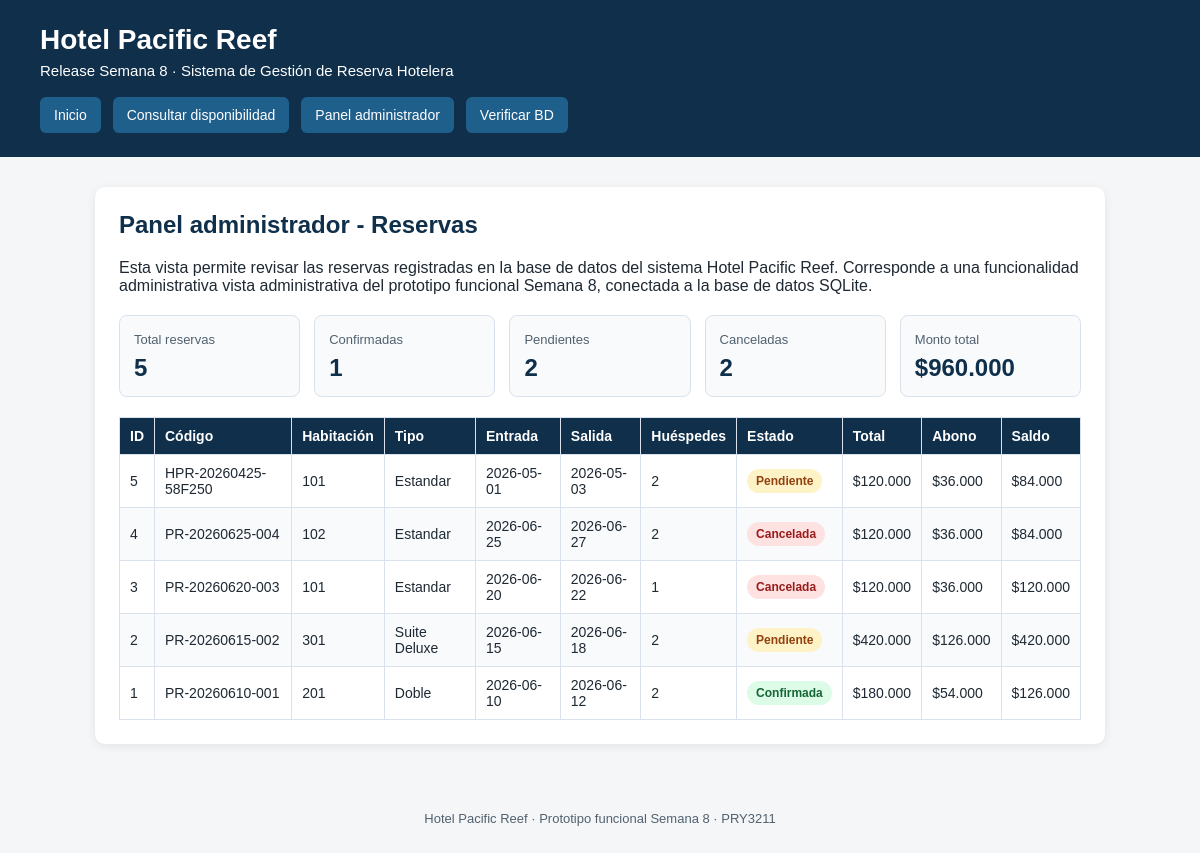
/admin/reservas, run on an earlier commit of the app's database.
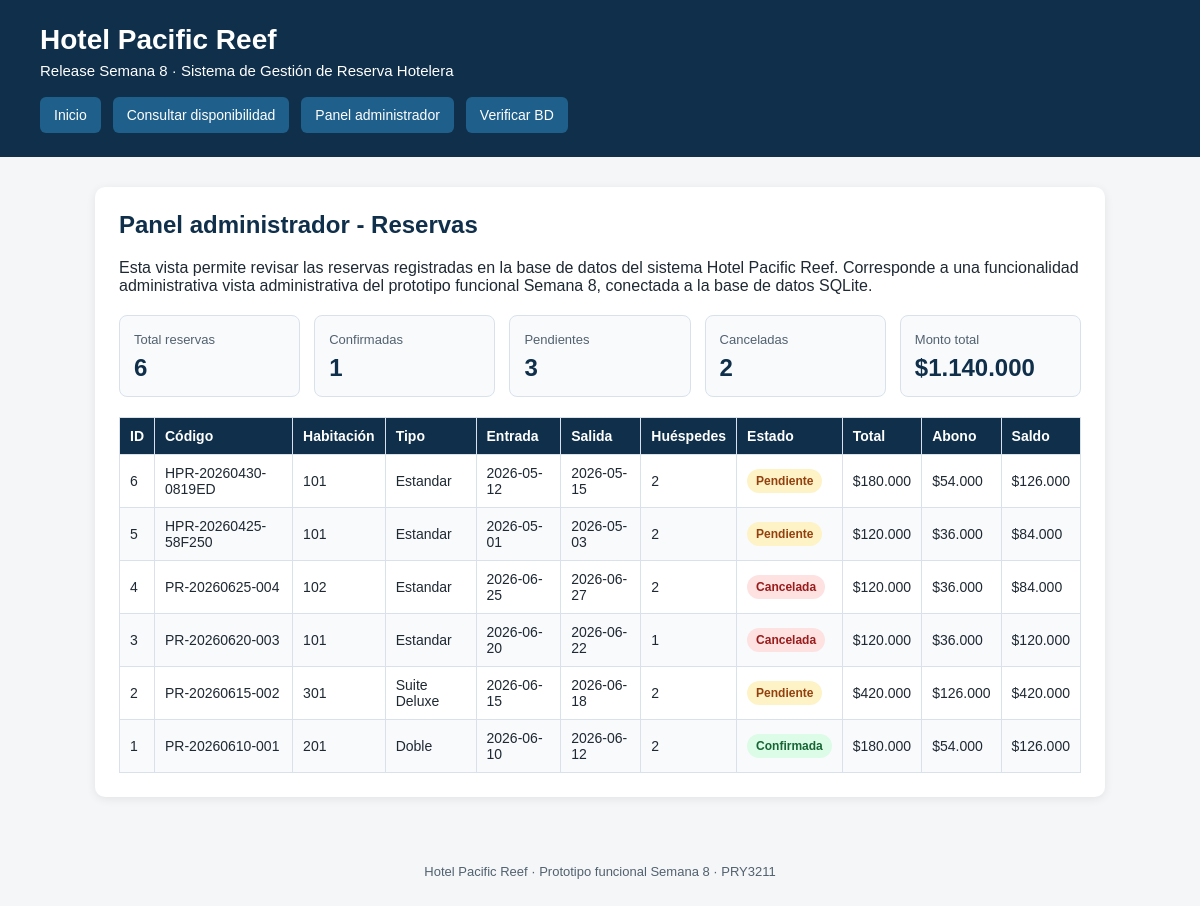
And on a later commit of the database.
### tables this page shows
CREATE TABLE reserva (
    id_reserva          INTEGER PRIMARY KEY,
    id_cliente          INTEGER NOT NULL,
    id_habitacion       INTEGER NOT NULL,
    fecha_reserva       TEXT NOT NULL,
    fecha_check_in      TEXT NOT NULL,
    fecha_check_out     TEXT NOT NULL,
    cantidad_huespedes  INTEGER NOT NULL,
    estado_reserva      TEXT NOT NULL,
    total_reserva       REAL NOT NULL,
    abono_requerido     REAL NOT NULL,
    saldo_pendiente     REAL NOT NULL,
    codigo_reserva      TEXT NOT NULL UNIQUE,
    FOREIGN KEY (id_cliente) REFERENCES cliente(id_cliente),
    FOREIGN KEY (id_habitacion) REFERENCES habitacion(id_habitacion)
);

CREATE TABLE habitacion (
    id_habitacion       INTEGER PRIMARY KEY,
    id_tipo_habitacion  INTEGER NOT NULL,
    numero              TEXT NOT NULL UNIQUE,
    piso                INTEGER NOT NULL,
    capacidad           INTEGER NOT NULL,
    descripcion         TEXT,
    estado              TEXT NOT NULL,
    FOREIGN KEY (id_tipo_habitacion) REFERENCES tipo_habitacion(id_tipo_habitacion)
);

CREATE TABLE tipo_habitacion (
    id_tipo_habitacion  INTEGER PRIMARY KEY,
    nombre              TEXT NOT NULL UNIQUE,
    descripcion         TEXT,
    capacidad_maxima    INTEGER NOT NULL,
    cantidad_camas      INTEGER NOT NULL,
    precio_base         REAL NOT NULL,
    estado              TEXT NOT NULL
);

### app/app.py (the view)
@app.route("/admin/reservas")
def admin_reservas():
    reservas = listar_reservas_admin()
    resumen = obtener_resumen_reservas_admin()
    return render_template(
        "admin_reservas.html",
        reservas=reservas,
        resumen=resumen,
    )

### app/app.py (called while the page is built)
@app.template_filter("clp")
def clp(value):
    try:
        number = int(round(float(value)))
        return f"${number:,}".replace(",", ".")
    except (TypeError, ValueError):
        return "$0"

### app/database.py (called while the page is built)
def get_db_connection():
    if not DB_PATH.exists():
        raise FileNotFoundError(
            f"No se encontró la base de datos en la ruta esperada: {DB_PATH}"
        )
    connection = sqlite3.connect(DB_PATH)
    connection.row_factory = sqlite3.Row
    return connection

def obtener_resumen_reservas_admin():
    connection = get_db_connection()
    query = """
        SELECT
            COUNT(*) AS total_reservas,
            SUM(CASE WHEN LOWER(TRIM(estado_reserva)) = 'confirmada' THEN 1 ELSE 0 END) AS confirmadas,
            SUM(CASE WHEN LOWER(TRIM(estado_reserva)) = 'pendiente' THEN 1 ELSE 0 END) AS pendientes,
            SUM(CASE WHEN LOWER(TRIM(estado_reserva)) = 'cancelada' THEN 1 ELSE 0 END) AS canceladas,
            COALESCE(SUM(total_reserva), 0) AS monto_total_reservas
        FROM reserva;
    """
    resumen = connection.execute(query).fetchone()
    connection.close()
    return resumen

### app/templates/admin_reservas.html (shortened to what this page needs)
{% extends "base.html" %}  {% block content %}
<section class="card">
  <h2>Panel administrador - Reservas</h2>
  <p>
    Esta vista permite revisar las reservas registradas en la base de datos del
    sistema Hotel Pacific Reef. Corresponde a una funcionalidad administrativa
    vista administrativa del prototipo funcional Semana 8, conectada a la base
    de datos SQLite.
  </p>
  {% if resumen %}
  <div class="admin-summary">
    <div class="metric-card">
      <span class="metric-label">Total reservas</span>
      <strong>{{ resumen.total_reservas }}</strong>
    </div>
    <div class="metric-card">
      <span class="metric-label">Confirmadas</span>
      <strong>{{ resumen.confirmadas }}</strong>
    </div>
    <div class="metric-card">
      <span class="metric-label">Pendientes</span>
      <strong>{{ resumen.pendientes }}</strong>
    </div>
    <div class="metric-card">
      <span class="metric-label">Canceladas</span>
      <strong>{{ resumen.canceladas }}</strong>
    </div>
    <div class="metric-card">
      <span class="metric-label">Monto total</span>
      <strong>{{ resumen.monto_total_reservas | clp }}</strong>
    </div>
  </div>
  {% endif %} {% if reservas %}
  <div class="table-container">
    <table class="table">
      <thead>
        <tr>
          <th>ID</th>
          <th>Código</th>
          <th>Habitación</th>
          <th>Tipo</th>
          <th>Entrada</th>
          <th>Salida</th>
          <th>Huéspedes</th>
          <th>Estado</th>
          <th>Total</th>
          <th>Abono</th>
          <th>Saldo</th>
        </tr>
      </thead>
      <tbody>
        {% for reserva in reservas %}
        <tr>
          <td>{{ reserva.id_reserva }}</td>
          <td>{{ reserva.codigo_reserva }}</td>
          <td>{{ reserva.numero_habitacion }}</td>
          <td>{{ reserva.tipo_habitacion }}</td>
          <td>{{ reserva.fecha_check_in }}</td>
          <td>{{ reserva.fecha_check_out }}</td>
          <td>{{ reserva.cantidad_huespedes }}</td>
          <td>
            <span class="status-pill status-{{ reserva.estado_reserva|lower }}">
              {{ reserva.estado_reserva }}
            </span>
          </td>
          <td>{{ reserva.total_reserva | clp }}</td>
          <td>{{ reserva.abono_requerido | clp }}</td>
          <td>{{ reserva.saldo_pendiente | clp }}</td>
        </tr>
        {% endfor %}
      </tbody>
    </table>
  </div>
  {% endif %}
</section>
{% endblock %}

### app/templates/base.html (shortened to what this page needs)
<!doctype html>
<html lang="es">
  <head>
    <link
      rel="stylesheet"
      href="{{ url_for('static', filename='css/styles.css') }}"
    />
  </head>
  <body>
    <header class="header">
      <div class="header-content">
        <h1>Hotel Pacific Reef</h1>
        <p>Release Semana 8 · Sistema de Gestión de Reserva Hotelera</p>
      </div>
      <nav class="nav">
        <a href="{{ url_for('index') }}">Inicio</a>
        <a href="{{ url_for('disponibilidad') }}">Consultar disponibilidad</a>
        <a href="{{ url_for('admin_reservas') }}">Panel administrador</a>
        <a href="{{ url_for('health_db') }}">Verificar BD</a>
      </nav>
    </header>
    <main class="main">{% block content %}{% endblock %}</main>
    <footer class="footer">
      <p>Hotel Pacific Reef · Prototipo funcional Semana 8 · PRY3211</p>
    </footer>
  </body>
</html>

### app/static/css/styles.css (style rules this page uses)
* { box-sizing: border-box; }
body { margin: 0; font-family: Arial, Helvetica, sans-serif; background: #f4f6f8; color: #1f2933; }
.header { background: #0f2f4a; color: #ffffff; padding: 24px 40px; }
.header-content h1 { margin: 0; font-size: 28px; }
.header-content p { margin: 6px 0 0 0; font-size: 15px; }
.nav { margin-top: 18px; display: flex; gap: 12px; flex-wrap: wrap; }
.nav a { color: #ffffff; text-decoration: none; background: #1f5f8b; padding: 10px 14px; border-radius: 6px; font-size: 14px; }
.main { max-width: 1050px; margin: 30px auto; padding: 0 20px; }
.card { background: #ffffff; border-radius: 10px; padding: 24px; margin-bottom: 22px; box-shadow: 0 2px 10px rgba(0, 0, 0, 0.08); }
.card h2 { margin-top: 0; color: #0f2f4a; }
.footer { text-align: center; color: #52616f; font-size: 13px; padding: 24px; }
.table-container { width: 100%; overflow-x: auto; margin-top: 18px; }
.table { width: 100%; border-collapse: collapse; background: #ffffff; }
.table th, .table td { border: 1px solid #d9e2ec; padding: 10px; text-align: left; font-size: 14px; }
.table th { background: #0f2f4a; color: #ffffff; }
.table tr:nth-child(even) { background: #f8fafc; }
.admin-summary { display: grid; grid-template-columns: repeat(5, minmax(140px, 1fr)); gap: 14px; margin: 20px 0; }
.metric-card { background: #f8fafc; border: 1px solid #d9e2ec; border-radius: 8px; padding: 14px; }
.metric-card strong { display: block; font-size: 24px; color: #0f2f4a; margin-top: 6px; }
.metric-label { color: #52616f; font-size: 13px; }
.status-pill { display: inline-block; padding: 5px 9px; border-radius: 999px; font-size: 12px; font-weight: bold; }
.status-confirmada { background: #dcfce7; color: #166534; }
.status-pendiente { background: #fef3c7; color: #92400e; }
.status-cancelada { background: #fee2e2; color: #991b1b; }

What changed in the data, as far as the page shows it:
added reserva: id_reserva "6", codigo_reserva "HPR-20260430-0819ED", numero_habitacion "101", tipo_habitacion "Estandar", fecha_check_in "2026-05-12", fecha_check_out "2026-05-15", cantidad_huespedes "2", estado_reserva "Pendiente", total_reserva|clp "$180.000", abono_requerido|clp "$54.000", saldo_pendiente|clp "$126.000"
Also different on the page:
{{ resumen.total_reservas }}: "5" → "6"
{{ resumen.pendientes }}: "2" → "3"
{{ resumen.monto_total_reservas | clp }}: "$960.000" → "$1.140.000"
